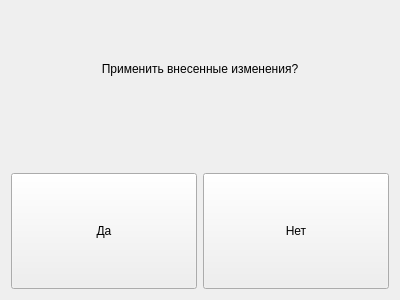
<?xml version="1.0" encoding="UTF-8"?>
<ui version="4.0">
 <class>AcceptForm</class>
 <widget class="QWidget" name="AcceptForm">
  <property name="windowModality">
   <enum>Qt::WindowModal</enum>
  </property>
  <property name="geometry">
   <rect>
    <x>0</x>
    <y>0</y>
    <width>400</width>
    <height>300</height>
   </rect>
  </property>
  <property name="sizePolicy">
   <sizepolicy hsizetype="Preferred" vsizetype="Preferred">
    <horstretch>0</horstretch>
    <verstretch>0</verstretch>
   </sizepolicy>
  </property>
  <property name="windowTitle">
   <string>Применение параметров</string>
  </property>
  <property name="layoutDirection">
   <enum>Qt::LeftToRight</enum>
  </property>
  <layout class="QVBoxLayout" name="verticalLayout" stretch="1,0,1">
   <item>
    <widget class="QLabel" name="label">
     <property name="sizePolicy">
      <sizepolicy hsizetype="Expanding" vsizetype="Expanding">
       <horstretch>0</horstretch>
       <verstretch>0</verstretch>
      </sizepolicy>
     </property>
     <property name="text">
      <string>Применить внесенные изменения?</string>
     </property>
     <property name="alignment">
      <set>Qt::AlignCenter</set>
     </property>
     <property name="wordWrap">
      <bool>true</bool>
     </property>
    </widget>
   </item>
   <item>
    <spacer name="verticalSpacer">
     <property name="orientation">
      <enum>Qt::Vertical</enum>
     </property>
     <property name="sizeHint" stdset="0">
      <size>
       <width>20</width>
       <height>40</height>
      </size>
     </property>
    </spacer>
   </item>
   <item>
    <layout class="QHBoxLayout" name="horizontalLayout">
     <item>
      <widget class="QPushButton" name="acceptButton">
       <property name="sizePolicy">
        <sizepolicy hsizetype="Expanding" vsizetype="Expanding">
         <horstretch>0</horstretch>
         <verstretch>0</verstretch>
        </sizepolicy>
       </property>
       <property name="text">
        <string>Да</string>
       </property>
      </widget>
     </item>
     <item>
      <widget class="QPushButton" name="rejectButton">
       <property name="sizePolicy">
        <sizepolicy hsizetype="Expanding" vsizetype="Expanding">
         <horstretch>0</horstretch>
         <verstretch>0</verstretch>
        </sizepolicy>
       </property>
       <property name="text">
        <string>Нет</string>
       </property>
      </widget>
     </item>
    </layout>
   </item>
  </layout>
 </widget>
 <resources/>
 <connections>
  <connection>
   <sender>acceptButton</sender>
   <signal>clicked()</signal>
   <receiver>AcceptForm</receiver>
   <slot>accept()</slot>
   <hints>
    <hint type="sourcelabel">
     <x>38</x>
     <y>189</y>
    </hint>
    <hint type="destinationlabel">
     <x>56</x>
     <y>176</y>
    </hint>
   </hints>
  </connection>
  <connection>
   <sender>rejectButton</sender>
   <signal>clicked()</signal>
   <receiver>AcceptForm</receiver>
   <slot>reject()</slot>
   <hints>
    <hint type="sourcelabel">
     <x>232</x>
     <y>193</y>
    </hint>
    <hint type="destinationlabel">
     <x>193</x>
     <y>173</y>
    </hint>
   </hints>
  </connection>
 </connections>
 <slots>
  <slot>accept()</slot>
  <slot>reject()</slot>
 </slots>
</ui>
